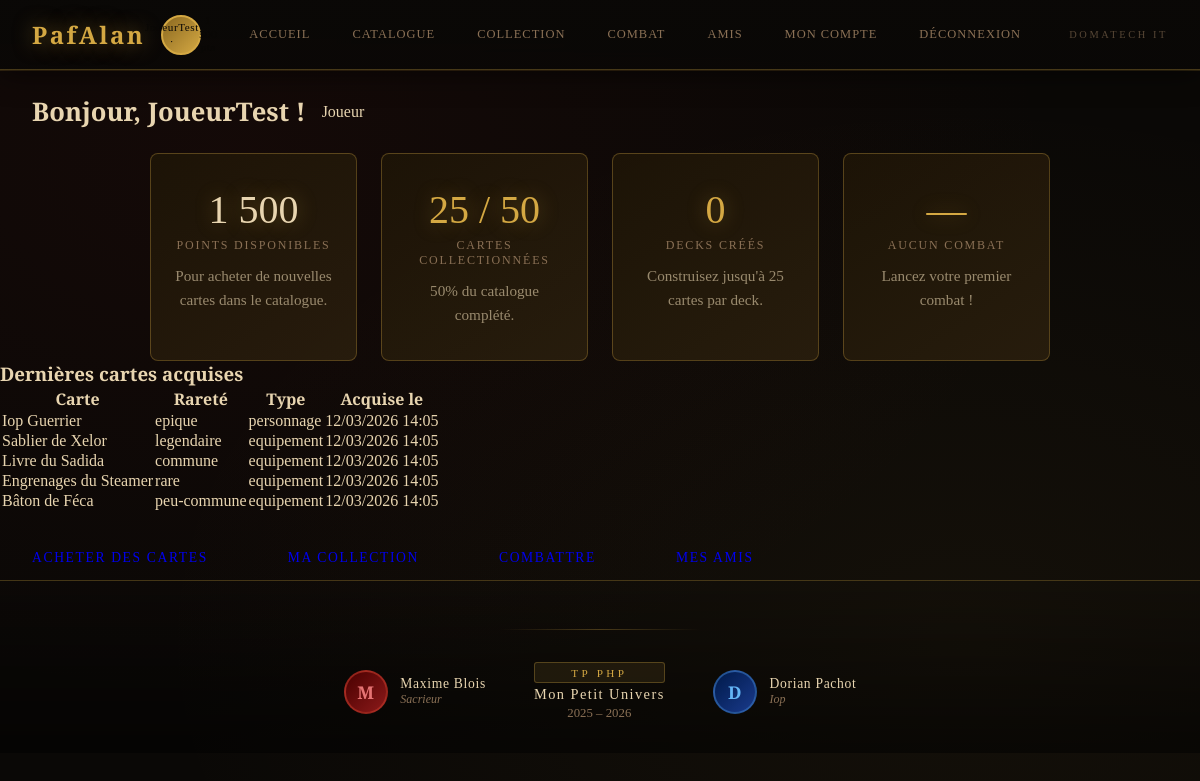
The app's page /dashboard.php (signed in) with its own data.
### tables this page shows
CREATE TABLE users (
    id            INT AUTO_INCREMENT PRIMARY KEY,
    nom           VARCHAR(50)  NOT NULL,
    email         VARCHAR(100) NOT NULL UNIQUE,
    password_hash VARCHAR(255) NOT NULL,
     
    role          ENUM('admin','joueur','visiteur') NOT NULL DEFAULT 'visiteur',
     
    points        INT NOT NULL DEFAULT 500,
    created_at    DATETIME NOT NULL DEFAULT CURRENT_TIMESTAMP
);

CREATE TABLE user_cards (
    id          INT AUTO_INCREMENT PRIMARY KEY,
    user_id     INT NOT NULL,
    card_id     INT NOT NULL,
    acquired_at DATETIME NOT NULL DEFAULT CURRENT_TIMESTAMP,
    FOREIGN KEY (user_id) REFERENCES users(id) ON DELETE CASCADE,
    FOREIGN KEY (card_id) REFERENCES cards(id)  ON DELETE CASCADE
);

CREATE TABLE cards (
    id          INT AUTO_INCREMENT PRIMARY KEY,
    name        VARCHAR(100) NOT NULL,
    rarity      ENUM('commune','peu-commune','rare','epique','legendaire','mythique') NOT NULL,
    type        ENUM('personnage','equipement','ville') NOT NULL,
    nation      ENUM('bonta','brakmar','astrub','amakna','frigost') NOT NULL,
     
    hp          INT NOT NULL DEFAULT 0,    
    attack      INT NOT NULL DEFAULT 0,    
    defense     INT NOT NULL DEFAULT 0,    
    speed       INT NOT NULL DEFAULT 0,    
     
    special     VARCHAR(200) NOT NULL DEFAULT '',
    description TEXT,
     
    price       INT NOT NULL DEFAULT 10
);

### includes/db.php (called while the page is built, shortened)
<?php
function count_query(PDO $pdo, string $sql, array $params = []): int {
    $stmt = $pdo->prepare($sql);
    $stmt->execute($params);
    return (int) $stmt->fetchColumn();
}

### dashboard.php (the view, shortened to what this page needs)
<?php
require_once 'includes/db.php';
$role = $_SESSION['role'];
$uid  = $_SESSION['user_id'];
if ($role === 'admin') {
    $totalUsers        = count_query($pdo, "SELECT COUNT(*) FROM users");
    $totalCartes       = count_query($pdo, "SELECT COUNT(*) FROM cards");
    $totalCombats      = count_query($pdo, "SELECT COUNT(*) FROM combats");
    $totalAcquisitions = count_query($pdo, "SELECT COUNT(*) FROM user_cards");
    $stmt = $pdo->prepare(
        "SELECT id, nom, email, role, points, created_at
         FROM users ORDER BY created_at DESC LIMIT 5"
    );
    $stmt->execute();
    $derniersInscrits = $stmt->fetchAll();
} elseif ($role === 'joueur') {
    $points      = count_query($pdo, "SELECT points FROM users WHERE id = ?", [$uid]);
    $mesCartes   = count_query($pdo, "SELECT COUNT(*) FROM user_cards WHERE user_id = ?", [$uid]);
    $totalCartes = count_query($pdo, "SELECT COUNT(*) FROM cards");
    $nbDecks     = count_query($pdo, "SELECT COUNT(*) FROM decks WHERE user_id = ?", [$uid]);
    $stmt = $pdo->prepare(
        "SELECT winner, opponent_name, played_at
         FROM combats WHERE player_id = ?
         ORDER BY played_at DESC LIMIT 1"
    );
    $stmt->execute([$uid]);
    $dernierCombat = $stmt->fetch();
    $stmt = $pdo->prepare(
        "SELECT c.name, c.rarity, c.type, uc.acquired_at
         FROM user_cards uc
         JOIN cards c ON c.id = uc.card_id
         WHERE uc.user_id = ?
         ORDER BY uc.acquired_at DESC LIMIT 5"
    );
    $stmt->execute([$uid]);
    $dernieresCartes = $stmt->fetchAll();
} else {
    $totalCartes  = count_query($pdo, "SELECT COUNT(*) FROM cards");
    $totalJoueurs = count_query($pdo, "SELECT COUNT(*) FROM users WHERE role = 'joueur'");
    $totalCombats = count_query($pdo, "SELECT COUNT(*) FROM combats");
}
require_once 'includes/header.php';
?>
<div class="catalogue-main">
    <div class="hero-content" style="padding:1.5rem 2rem; margin-bottom:0">
        <div style="display:flex; align-items:center; gap:1rem; flex-wrap:wrap">
            <h2 class="hero-title" style="font-size:1.6rem">
                Bonjour, <?= htmlspecialchars($_SESSION['nom']) ?> !
            </h2>
            <span class="role-badge role-<?= $role ?>">
                <?= ucfirst($role) ?>
            </span>
        </div>
    </div>
    <?php if ($role === 'admin'): ?>
    <!-- ======================================================
         ADMIN
         ====================================================== -->
        <div class="stats-grid">
            <div class="stat-card">
                <span class="stat-number"><?= $totalUsers ?></span>
                <span class="stat-label">Utilisateurs</span>
            </div>
            <div class="stat-card">
                <span class="stat-number"><?= $totalCartes ?></span>
                <span class="stat-label">Cartes dans le catalogue</span>
            </div>
            <div class="stat-card">
                <span class="stat-number"><?= $totalCombats ?></span>
                <span class="stat-label">Combats joués</span>
            </div>
            <div class="stat-card">
                <span class="stat-number"><?= $totalAcquisitions ?></span>
                <span class="stat-label">Cartes possédées (total)</span>
            </div>
        </div>
        <h3 class="section-title">Derniers utilisateurs inscrits</h3>
        <table class="data-table">
            <thead>
                <tr>
                    <th>Nom</th><th>Email</th><th>Rôle</th>
                    <th>Points</th><th>Inscrit le</th><th>Actions</th>
                </tr>
            </thead>
            <tbody>
            <?php foreach ($derniersInscrits as $u): ?>
                <tr>
                    <td><?= htmlspecialchars($u['nom']) ?></td>
                    <td><?= htmlspecialchars($u['email']) ?></td>
                    <td><?= ucfirst($u['role']) ?></td>
                    <td><?= number_format($u['points'], 0, ',', ' ') ?></td>
                    <td><?= date('d/m/Y', strtotime($u['created_at'])) ?></td>
                    <td><a href="admin/users.php" class="btn-small">Gérer</a></td>
                </tr>
            <?php endforeach; ?>
            </tbody>
        </table>
        <div style="display:flex; gap:1rem; margin-top:1.5rem; flex-wrap:wrap">
            <a href="admin/index.php" class="btn-hero">Dashboard Admin</a>
            <a href="admin/cards.php" class="btn-hero">Gérer les cartes</a>
            <a href="admin/users.php" class="btn-hero">Gérer les utilisateurs</a>
            <a href="catalogue.php"   class="btn-hero">Voir le catalogue</a>
        </div>
    <?php elseif ($role === 'joueur'): ?>
        <div class="stats-grid">
            <div class="stat-card">
                <span class="stat-number" style="color:var(--or-eclat)">
                    <?= number_format($points, 0, ',', ' ') ?>
                </span>
                <span class="stat-label">Points disponibles</span>
                <p class="stat-desc">Pour acheter de nouvelles cartes dans le catalogue.</p>
            </div>
            <div class="stat-card">
                <span class="stat-number"><?= $mesCartes ?> / <?= $totalCartes ?></span>
                <span class="stat-label">Cartes collectionnées</span>
                <p class="stat-desc">
                    <?= $totalCartes > 0 ? round($mesCartes / $totalCartes * 100) : 0 ?>% du catalogue complété.
                </p>
            </div>
            <div class="stat-card">
                <span class="stat-number"><?= $nbDecks ?></span>
                <span class="stat-label">Decks créés</span>
                <p class="stat-desc">Construisez jusqu'à 25 cartes par deck.</p>
            </div>
            <div class="stat-card">
                <?php if ($dernierCombat):
                    $resultat = match($dernierCombat['winner']) {
                        'player' => ['texte' => 'Victoire', 'couleur' => '#2ecc40'],
                        'draw'   => ['texte' => 'Nul',      'couleur' => '#aaa'],
                        default  => ['texte' => 'Défaite',  'couleur' => '#ff4444'],
                    };
                ?>
                    <span class="stat-number" style="color:<?= $resultat['couleur'] ?>">
                        <?= $resultat['texte'] ?>
                    </span>
                    <span class="stat-label">Dernier combat</span>
                    <p class="stat-desc">
                        vs <?= htmlspecialchars($dernierCombat['opponent_name']) ?>
                        — <?= date('d/m/Y', strtotime($dernierCombat['played_at'])) ?>
                    </p>
                <?php else: ?>
                    <span class="stat-number">—</span>
                    <span class="stat-label">Aucun combat</span>
                    <p class="stat-desc">Lancez votre premier combat !</p>
                <?php endif; ?>
            </div>
        </div>
        <?php if (!empty($dernieresCartes)): ?>
            <h3 class="section-title">Dernières cartes acquises</h3>
            <table class="data-table">
                <thead>
                    <tr><th>Carte</th><th>Rareté</th><th>Type</th><th>Acquise le</th></tr>
                </thead>
                <tbody>
                <?php foreach ($dernieresCartes as $c): ?>
                    <tr>
                        <td><?= htmlspecialchars($c['name']) ?></td>
                        <td><?= htmlspecialchars($c['rarity']) ?></td>
                        <td><?= htmlspecialchars($c['type']) ?></td>
                        <td><?= date('d/m/Y H:i', strtotime($c['acquired_at'])) ?></td>
                    </tr>
                <?php endforeach; ?>
                </tbody>
            </table>
        <?php endif; ?>
        <div style="display:flex; gap:1rem; margin-top:1.5rem; flex-wrap:wrap">
            <a href="catalogue.php"  class="btn-hero">Acheter des cartes</a>
            <a href="collection.php" class="btn-hero">Ma collection</a>
            <a href="combat.php"     class="btn-hero">Combattre</a>
            <a href="amis.php"       class="btn-hero">Mes amis</a>
        </div>
    <?php endif; ?>
</div>
<?php require_once 'includes/footer.php'; ?>

### style.css (style rules this page uses)
:root { --gold: #d4a843; --gold-light: #f0c870; --gold-dark: #8a6820; --crimson: #8b1a1a; --crimson-light:#c0392b; --bg-darkest: #0a0806; --bg-dark: #110d09; --bg-mid: #1a1108; --bg-card: #1e1507; --parchment: #2a1e0e; --text-cream: #e8d5b0; --text-gold: #c9a84c; --text-muted: #8a7055; --border-gold: rgba(212,168,67,.3); --border-gold-bright: rgba(212,168,67,.7); --shadow-gold: 0 0 20px rgba(212,168,67,.15); --shadow-glow: 0 0 40px rgba(212,168,67,.25); --font-display: 'Cinzel Decorative', serif; --font-title: 'Cinzel', serif; --font-body: 'Crimson Text', serif; --r-commune: #9e9e9e; --r-peu-commune: #66bb6a; --r-rare: #42a5f5; --r-epique: #ab47bc; --r-legendaire: #ffa726; --r-mythique: #ef5350; }
*, *::before, *::after { box-sizing: border-box; margin: 0; padding: 0; }
html { scroll-behavior: smooth; }
body { font-family: var(--font-body); background-color: var(--bg-darkest); color: var(--text-cream); min-height: 100vh; overflow-x: hidden; background-image: radial-gradient(ellipse at 20% 20%, rgba(139,26,26,.08) 0%, transparent 60%), radial-gradient(ellipse at 80% 80%, rgba(212,168,67,.05) 0%, transparent 60%); }
.hero-content { position: relative; z-index: 1; text-align: center; max-width: 700px; }
.btn-hero { padding: .9rem 2rem; font-family: var(--font-title); font-size: .85rem; letter-spacing: .12em; text-transform: uppercase; text-decoration: none; border-radius: 4px; cursor: pointer; transition: all .3s; border: none; }
.stats-grid { display: grid; grid-template-columns: repeat(auto-fit, minmax(200px, 1fr)); gap: 1.5rem; max-width: 900px; margin: 0 auto; }
.stat-card { background: linear-gradient(145deg, rgba(30,21,7,.9), rgba(42,30,14,.9)); border: 1px solid var(--border-gold); border-radius: 8px; padding: 2rem 1.5rem; text-align: center; transition: all .3s; position: relative; overflow: hidden; }
.stat-card::before { content: ''; position: absolute; inset: 0; background: linear-gradient(135deg, rgba(212,168,67,.05) 0%, transparent 60%); opacity: 0; transition: opacity .3s; }
.stat-number { display: block; font-family: var(--font-display); font-size: 2.5rem; color: var(--gold); text-shadow: 0 0 20px rgba(212,168,67,.4); margin-bottom: .3rem; }
.stat-label { display: block; font-family: var(--font-title); font-size: .75rem; letter-spacing: .15em; text-transform: uppercase; color: var(--text-muted); margin-bottom: .7rem; }
.stat-desc { font-size: .95rem; color: var(--text-cream); opacity: .6; line-height: 1.6; }

### records on screen
users: points "1 500"
user_cards: card.name "Iop Guerrier", card.rarity "epique", card.type "personnage", acquired_at "12/03/2026 14:05"
user_cards: card.name "Sablier de Xelor", card.rarity "legendaire", card.type "equipement", acquired_at "12/03/2026 14:05"
user_cards: card.name "Livre du Sadida", card.rarity "commune", card.type "equipement", acquired_at "12/03/2026 14:05"
user_cards: card.name "Engrenages du Steamer", card.rarity "rare", card.type "equipement", acquired_at "12/03/2026 14:05"
user_cards: card.name "Bâton de Féca", card.rarity "peu-commune", card.type "equipement", acquired_at "12/03/2026 14:05"

### other values on screen
$_SESSION['nom'] "JoueurTest"
$role "Joueur"
$mesCartes "25"
$totalCartes "50"
$mesCartes / $totalCartes * 100 "50"
$nbDecks "0"
